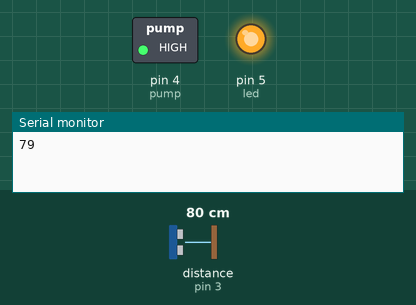
The sketch below on a simulated Arduino Uno, built with avr-gcc and run on an emulated ATmega328P. Shown: switched loads named in the sketch (green lamp = pin HIGH), output pins drawn as LEDs (lit = HIGH), the last lines printed to the serial monitor. Wiring (inferred from the names in the program): ultrasonic range finder: trigger pin 2; echo pin 3. Dashed ring = blinking. Inputs (shaded band) come from the test bench; at power-on: distance to the obstacle (sensor on pin 3) 80 cm. The echo pulse lasts 58.3 µs per cm; pins used as bus, display or sensor lines are not drawn.

Above: at 3.2 s.
3.3 s: distance to the obstacle (sensor on pin 3) set to 11 cm
5.7 s: distance to the obstacle (sensor on pin 3) set to 8 cm
At 9.7 s:
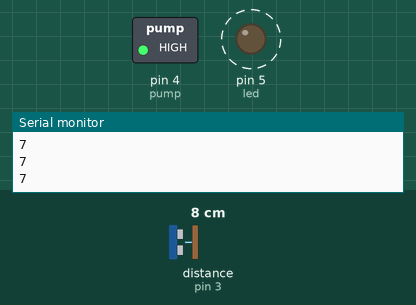
9.8 s: distance to the obstacle (sensor on pin 3) set to 5 cm
At 10.9 s:
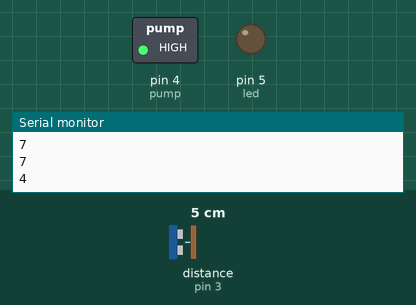
11.3 s: distance to the obstacle (sensor on pin 3) set to 2 cm
At 13.2 s:
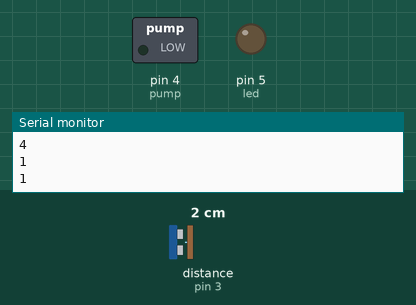
13.5 s: distance to the obstacle (sensor on pin 3) set to 9 cm
At 14.4 s:
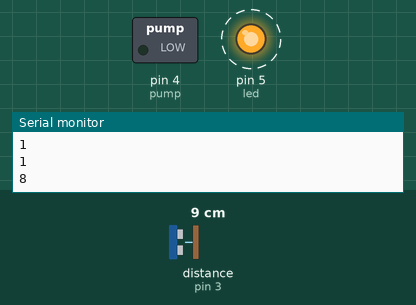
Timing chart, 0 to 18.6 s (numbered marks = the images above; inputs shaded):
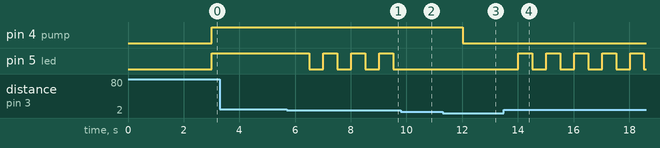

Measured:
- the behaviour switches between 10 and 9 cm on distance to the obstacle (sensor on pin 3) (found by bisection; images 0 and 1)
- the behaviour switches between 7 and 6 cm on distance to the obstacle (sensor on pin 3) (found by bisection; images 1 and 2)
- after the input at 5.7 s, pin 5 (led): alternates HIGH for 0.50 s and LOW for 0.50 s, starting after 0.81 s
- after the input at 9.8 s, pin 5 (led): stays LOW (without the input it goes to HIGH after 0.22 s)
- after the input at 11.3 s, pin 4 (pump): HIGH → LOW after 0.72 s
- after the input at 13.5 s, pin 5 (led): alternates HIGH for 0.50 s and LOW for 0.50 s, starting after 0.52 s

The sketch:

arduino.ino
```cpp
#define trig 2
#define echo 3
#define pump 4
#define led 5

long duration;
int lvl;

void setup() {
  // put your setup code here, to run once:
  pinMode(trig,OUTPUT);
  pinMode(echo,INPUT);
  pinMode(pump,OUTPUT);
  pinMode(led,OUTPUT);

  digitalWrite(pump,LOW);
  digitalWrite(led,LOW);

  Serial.begin(9600);
  delay(2000);
}

void loop() {
  // put your main code here, to run repeatedly:
  waterlvl();
  Serial.println(lvl);
  pmp();
  leed();
}

void waterlvl(){
  digitalWrite(trig,LOW);
  delayMicroseconds(2);
  digitalWrite(trig,HIGH);
  delayMicroseconds(10);
  digitalWrite(trig,LOW);

  duration=pulseIn(echo,HIGH);
  lvl=duration*0.034/2;
}

void pmp(){
  if(lvl>=10){
    delay(1000);
    waterlvl();
    if(lvl>=10){
      digitalWrite(pump,HIGH);
    }
    //digitalWrite(pump,HIGH);
  }
  else if(lvl>=4);
  else if(lvl<=3){
    digitalWrite(pump,LOW);
  }
  else {
    digitalWrite(pump,LOW);
  }
}

void leed(){
  if(lvl>=9){
    digitalWrite(led,HIGH);
    delay(1000);
  }
  else if(lvl>=6){
      digitalWrite(led,HIGH);
      delay(500);
      digitalWrite(led,LOW);
      delay(500);
  }
  else {
    digitalWrite(led,LOW);
    delay(1000);
  }
}
```
